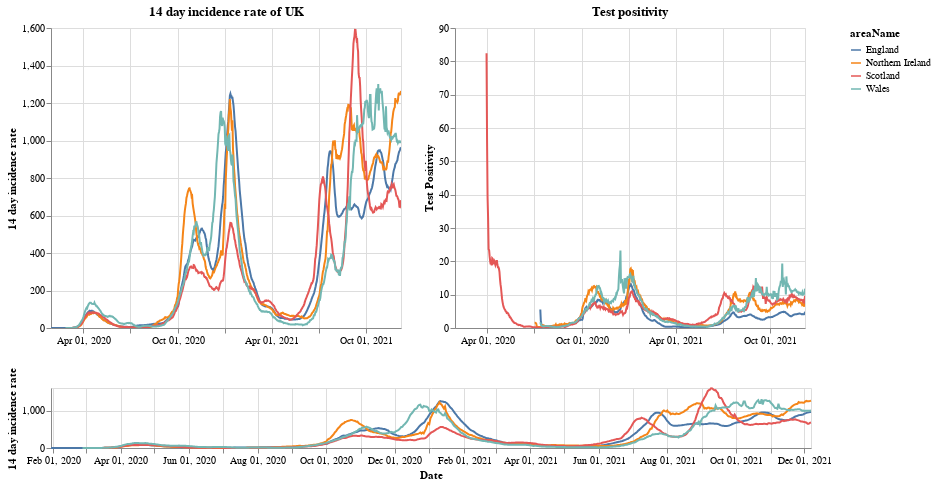

Notebook cell for this chart:
### Markdown cell above
# Plots

First a plot with each country in the UK. The top right shows the positivity rate for (which is the percentage of registered tests which were positive) while the top left is the 14 day incidence rate. The bottom chart can be used to select the timeframe (does not work on a mobile device).

### Code cell
#collapse
brush = alt.selection(type='interval', name='DateBrush',encodings=['x'],fields=['Time'])
leg_selection = alt.selection_multi(fields=['areaName'], bind='legend')

base = alt.Chart(uk_cases).mark_line().encode(
    x=alt.X("yearmonthdate(date):T", axis=alt.Axis(title='Date')),
    y=alt.Y("twoWeeklyCasesRate:Q", axis=alt.Axis(title='14 day incidence rate')),
    tooltip=['areaName', 'date','twoWeeklyCasesRate', 'testPositivity'],
    color='areaName',
    opacity=alt.condition(leg_selection, alt.value(2), alt.value(0.1))
).add_selection(leg_selection).properties(width=350)

upper = base.encode(alt.X('yearmonthdate(date):T', axis=alt.Axis(title=''),
                         scale=alt.Scale(domain=brush))
                   ).properties(title=f'14 day incidence rate of UK')
upper_right = upper.encode(alt.Y('testPositivity:Q', axis=alt.Axis(title='Test Positivity'))).properties(title='Test positivity')
lower = base.properties(height=60, width = 760).add_selection(brush)

(upper | upper_right) & lower

### Figure 1 — Vega-Lite specification as saved in the notebook (floating-point values rounded to 4 significant figures; data arrays with more than 128 entries replaced by an {"elided": "..."} marker saying what was removed)
{"config": {"view": {"continuousWidth": 400, "continuousHeight": 300}}, "vconcat": [{"hconcat": [{"mark": "line", "encoding": {"color": {"type": "nominal", "field": "areaName"}, "opacity": {"condition": {"value": 2, "selection": "selector001"}, "value": 0.1}, "tooltip": [{"type": "nominal", "field": "areaName"}, {"type": "temporal", "field": "date"}, {"type": "quantitative", "field": "twoWeeklyCasesRate"}, {"type": "quantitative", "field": "testPositivity"}], "x": {"type": "temporal", "axis": {"title": ""}, "field": "date", "scale": {"domain": {"selection": "DateBrush"}}, "timeUnit": "yearmonthdate"}, "y": {"type": "quantitative", "axis": {"title": "14 day incidence rate"}, "field": "twoWeeklyCasesRate"}}, "selection": {"selector001": {"type": "multi", "fields": ["areaName"], "bind": "legend"}}, "title": "14 day incidence rate of UK", "width": 350}, {"mark": "line", "encoding": {"color": {"type": "nominal", "field": "areaName"}, "opacity": {"condition": {"value": 2, "selection": "selector001"}, "value": 0.1}, "tooltip": [{"type": "nominal", "field": "areaName"}, {"type": "temporal", "field": "date"}, {"type": "quantitative", "field": "twoWeeklyCasesRate"}, {"type": "quantitative", "field": "testPositivity"}], "x": {"type": "temporal", "axis": {"title": ""}, "field": "date", "scale": {"domain": {"selection": "DateBrush"}}, "timeUnit": "yearmonthdate"}, "y": {"type": "quantitative", "axis": {"title": "Test Positivity"}, "field": "testPositivity"}}, "selection": {"selector001": {"type": "multi", "fields": ["areaName"], "bind": "legend"}}, "title": "Test positivity", "width": 350}]}, {"mark": "line", "encoding": {"color": {"type": "nominal", "field": "areaName"}, "opacity": {"condition": {"value": 2, "selection": "selector001"}, "value": 0.1}, "tooltip": [{"type": "nominal", "field": "areaName"}, {"type": "temporal", "field": "date"}, {"type": "quantitative", "field": "twoWeeklyCasesRate"}, {"type": "quantitative", "field": "testPositivity"}], "x": {"type": "temporal", "axis": {"title": "Date"}, "field": "date", "timeUnit": "yearmonthdate"}, "y": {"type": "quantitative", "axis": {"title": "14 day incidence rate"}, "field": "twoWeeklyCasesRate"}}, "height": 60, "selection": {"selector001": {"type": "multi", "fields": ["areaName"], "bind": "legend"}, "DateBrush": {"type": "interval", "encodings": ["x"], "fields": ["Time"]}}, "width": 760}], "data": {"name": "data-f662c12dcb69e2360336055789ad7179"}, "$schema": "https://vega.github.io/schema/vega-lite/v4.8.1.json", "datasets": {"data-f662c12dcb69e2360336055789ad7179": {"elided": "2620 records"}}}
